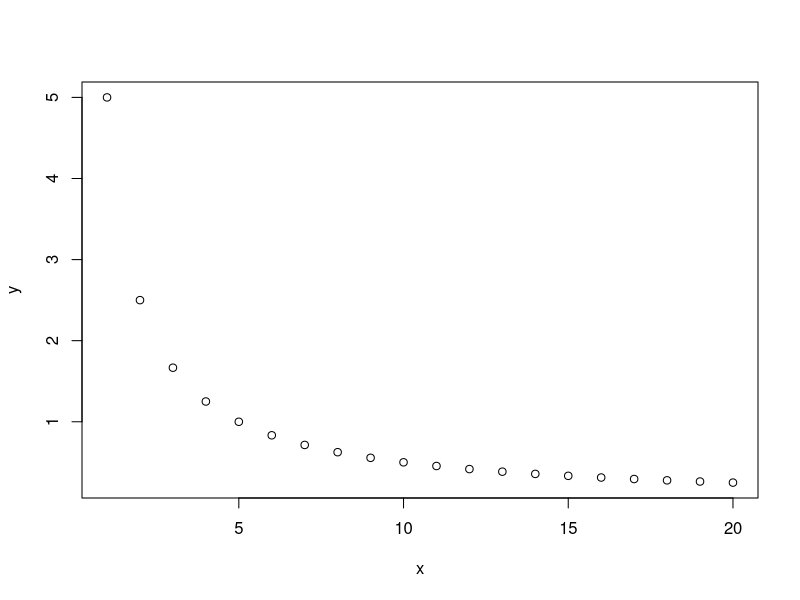
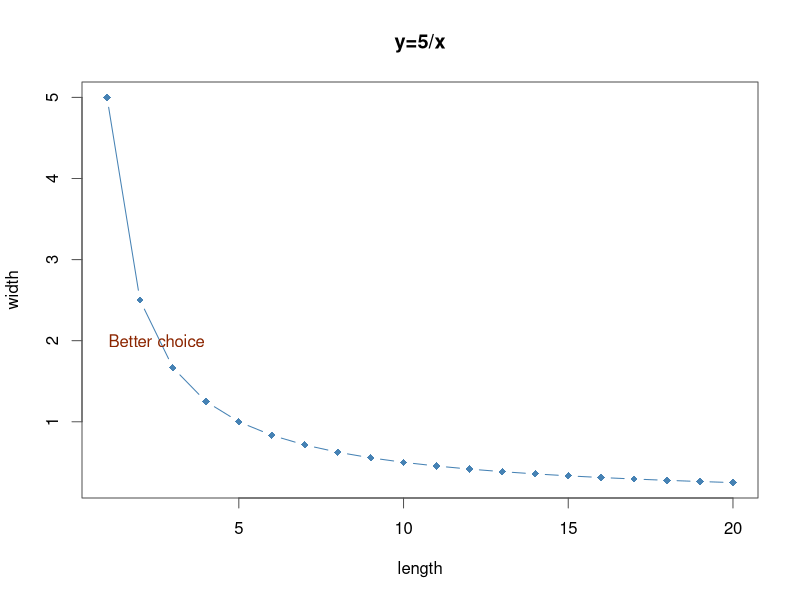
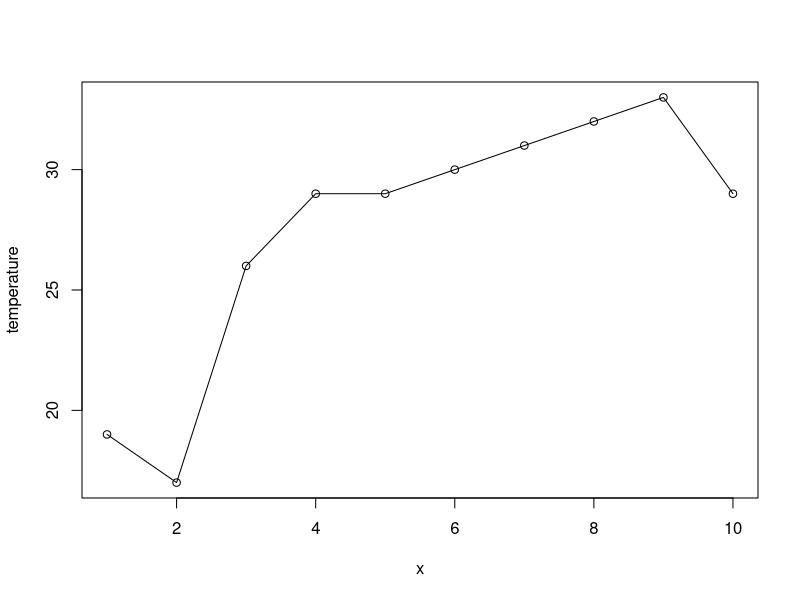
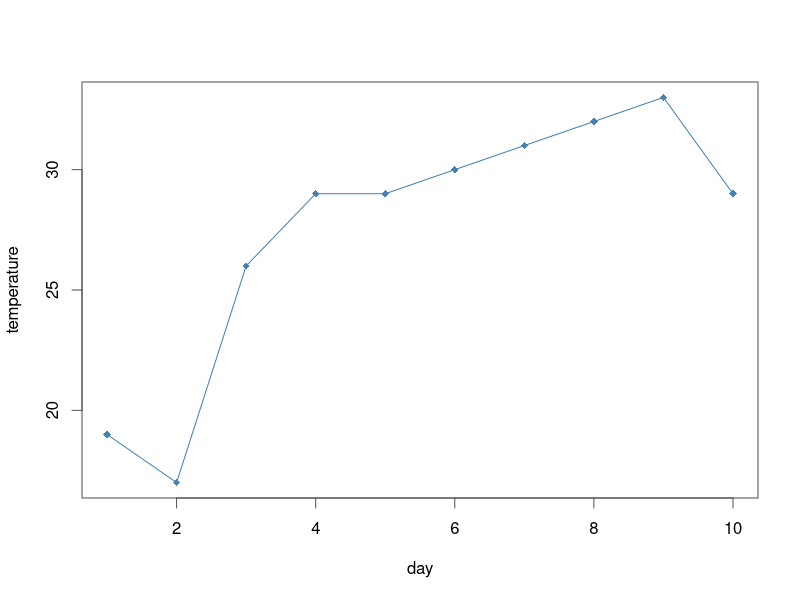
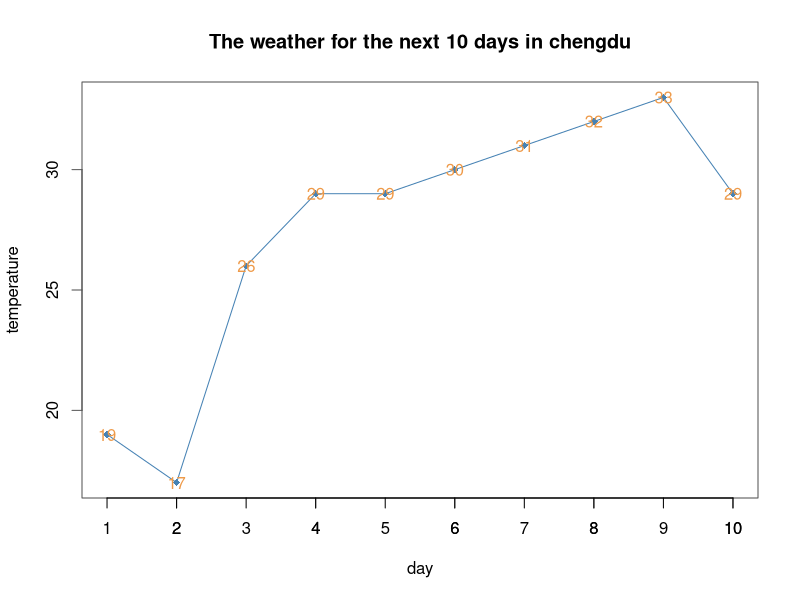

The R script that drew these images, in order:
## ---- chunk 1
x<-1:20
y<-5/x
plot(x,y)
## ---- chunk 2
x<-1:20
y<-5/x
plot(x,y,main = "y=5/x",type = "b",pch =18,col ="steelblue",fg ="grey33",xlab = "length",ylab = "width")
text(2.5,2,"Better choice",col = "orangered4")
## ---- chunk 3
temperature<-c(19,17,26,29,29,30,31,32,33,29) #因为数据很少，所以手动输入
x<-c(1:10)
plot(x,temperature,type="o") #这是一个折线图
plot(x,temperature,type="o",col ="steelblue",fg ="grey33",xlab = "day",pch =18)
plot(x,temperature,type="o",col ="steelblue",fg ="grey33",xlab = "day",pch =18,main = "The weather for the next 10 days in chengdu")
axis(1,1:10)
text(x,temperature,temperature,col = "tan2")
